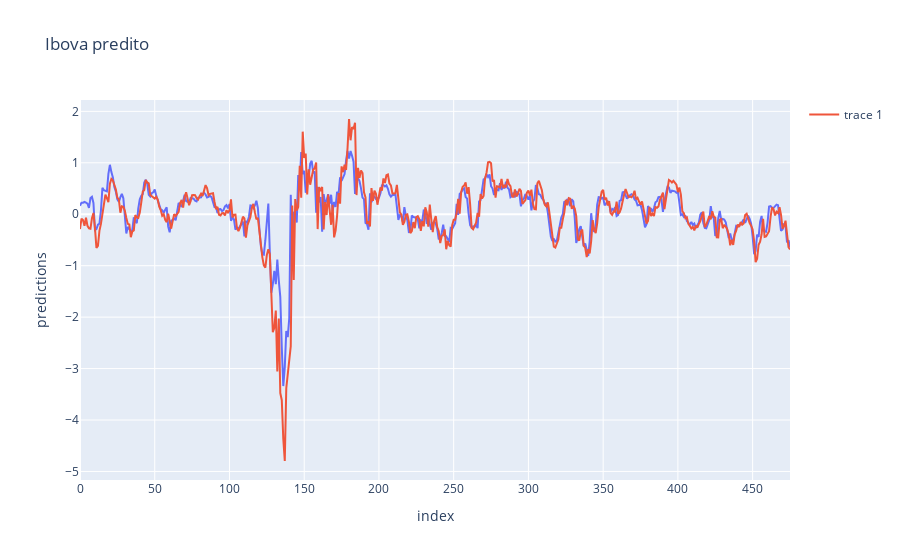

This figure's notebook cell:
### Code cell
show_copare_prediction()

### Figure 1 — Plotly figure (JSON) as saved in the notebook; plotly's stock layout.template omitted (floating-point values rounded to 4 significant figures; data arrays with more than 128 entries replaced by an {"elided": "..."} marker saying what was removed)
{"data": [{"hovertemplate": "index=%{x}<br>predictions=%{y}<extra></extra>", "legendgroup": "", "line": {"color": "#636efa", "dash": "solid"}, "mode": "lines", "name": "", "orientation": "v", "showlegend": false, "type": "scatter", "x": {"elided": "476 int values"}, "xaxis": "x", "y": {"elided": "476 float values"}, "yaxis": "y"}, {"mode": "lines", "type": "scatter", "x": {"elided": "476 int values"}, "y": {"elided": "476 float values"}}], "layout": {"legend": {"tracegroupgap": 0}, "title": {"text": "Ibova predito"}, "xaxis": {"anchor": "y", "domain": [0, 1], "title": {"text": "index"}}, "yaxis": {"anchor": "x", "domain": [0, 1], "title": {"text": "predictions"}}}}
